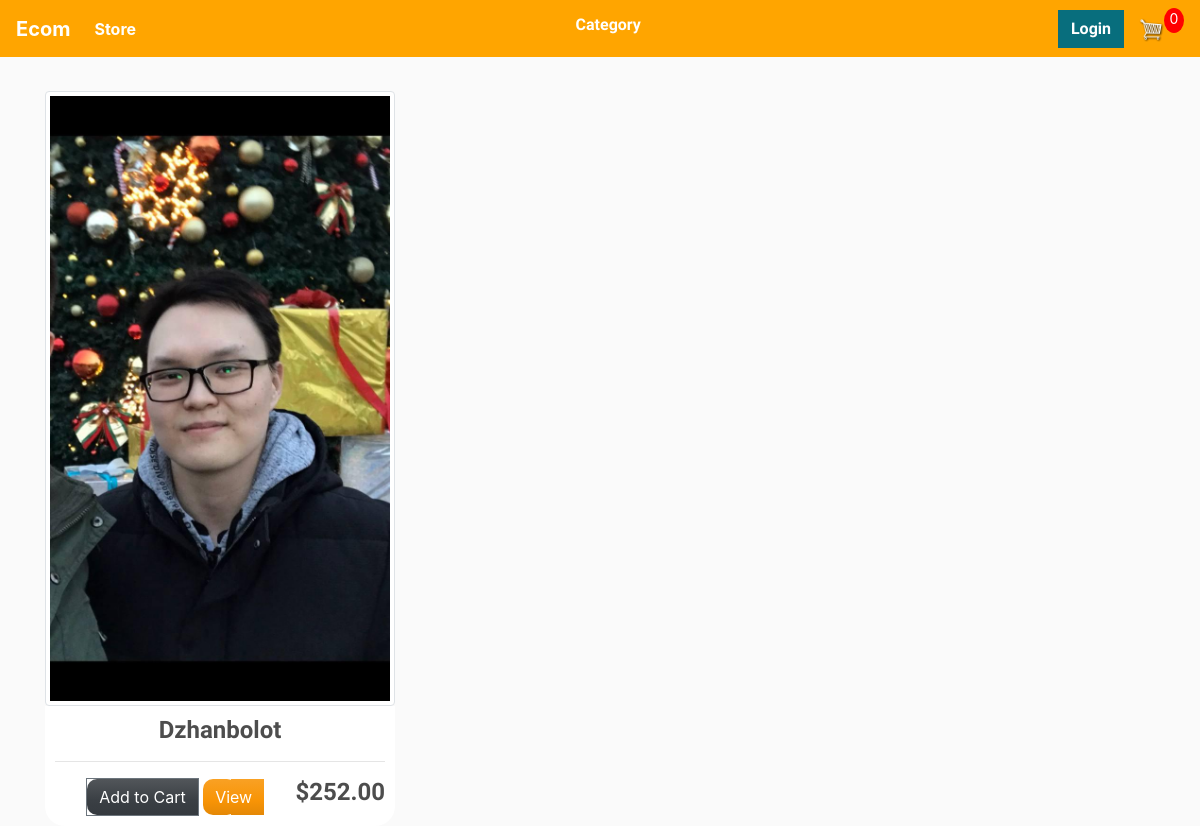
Before: / with the older database file.
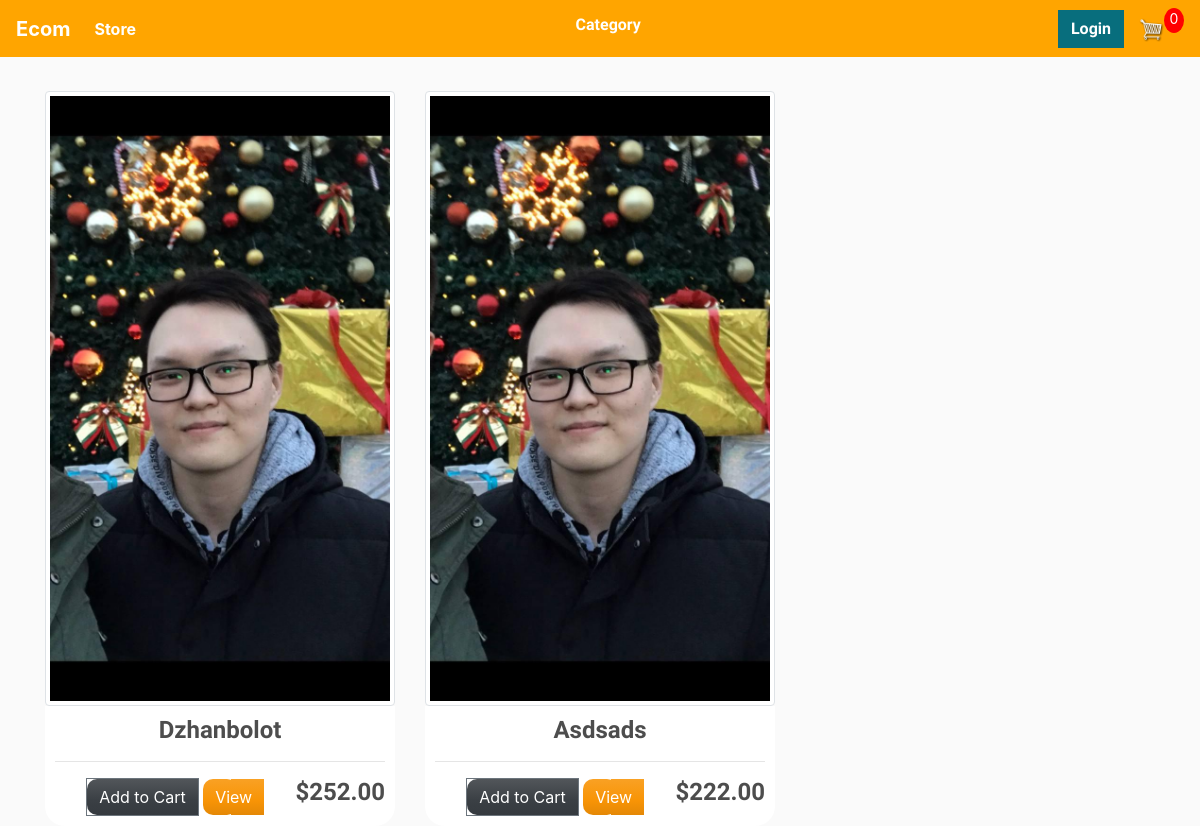
After: the same page with the newer database file.
### bookmaster/models.py (models this page shows, shortened)
class Product(models.Model):
    name = models.CharField(max_length=200, null=True)
    genre = models.ForeignKey(Genre, on_delete=models.SET_NULL, blank=True, null=True)
    price = models.DecimalField(max_digits=8, decimal_places=2)
    digital = models.BooleanField(default=False, null=True, blank=True)
    image = models.ImageField(null=True, blank=True, upload_to="product_images/")
    @property
    def imageURL(self):
        try:
            url = self.image.url
        except:
            url = ''
        return url

### bookmaster/views.py (the view)
# urls.py: path('', views.store, name="store"),
def store(request):
    if request.user.is_authenticated:
        customer = request.user.customer
        order, created = Order.objects.get_or_create(customer=customer, complete=False)
        items = order.orderitem_set.all()
        cartItems = order.get_cart_items
    else:
        items = []
        order = {'get_cart_total':0, 'get_cart_items':0, 'shipping':False}
        cartItems = order['get_cart_items']
    products = Product.objects.all()
    context = {'products': products, 'cartItems':cartItems}
    return render(request, 'store/store.html', context)

### bookmaster/get_category.py (called while the page is built)
def get_category(request):
    genres = Genre.objects.all()
    context = {'genres':genres}
    return context

### bookmaster/templates/store/store.html
{% extends 'store/main.html' %}
{% load static %}
{% block content %}
	<div class="row">
		{% for product in products %}
		<div class="col-lg-4">
			<picture class="product_picture">
  <source srcset="{{product.imageURL}}" type="image/svg+xml">
  <img src="{{product.imageURL}}" class="img-fluid img-thumbnail" alt="...">
</picture>
			<div class="box-element product">
				<h4><strong>{{product.name}}</strong></h4>
				<hr>
				<button data-product={{product.id}} data-action="add" class="btn btn-outline-secondary add-btn update-cart">Add to Cart</button>
				<a class="btn btn-outline-success" href="{% url 'view_item' product.id  %}">View</a>
				<h4 style="display: inline-block; float: right"><strong>${{product.price|floatformat:2}}</strong></h4>
			</div>
		</div>
		{% endfor%}
	</div>
{% endblock content %}

Changed rows visible on the page:
added Product: imageURL (picture), name "Asdsads", price "222.00"
